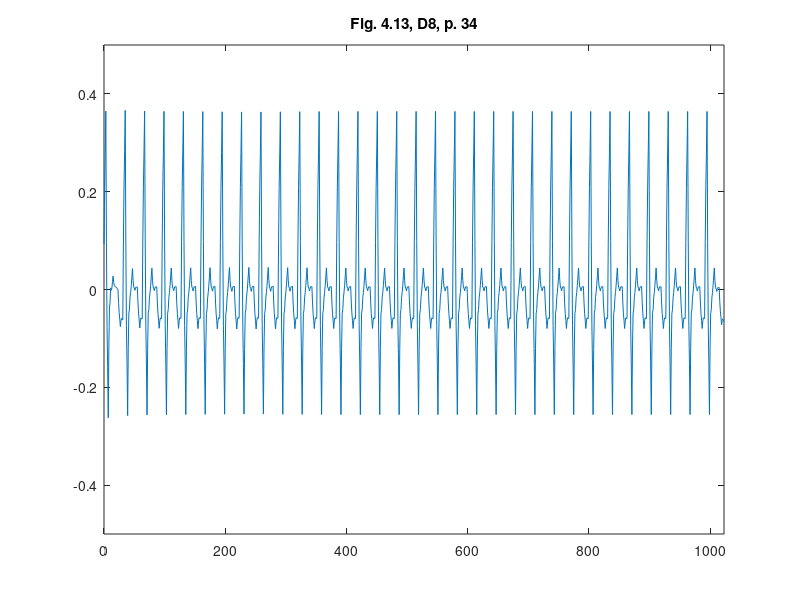

Recreate this plot in MATLAB.
%% ========================================================================
%% Programmatic octave notes on "Ripples in Mathematics" by A. Jensen
%% and A. la Cour-Harbo written with a deep gratitude to the authors for
%% this wonderful text. 
%% 
%% Reconstruction of graphs in Figure 4.13, top, p.34, Ch 04, D8.
%%
%% Author: Vladimir Kulyukin
%% 
%% NB: I have tested this code in Octave 4.
%% =========================================================================
t = [0:1023];

y_fig_4_13_d8_p34 = [
0.09280285019165718
0.20828281937666637
0.2807930370465128
0.36481696493381305
0.09621997557490211
-0.0778925237735648
-0.15752053311158767
-0.2624655852451755
-0.11646308894427196
-0.037701785588960396
-0.026181675179240853
0.0033556585783553732
-0.0016068240676950889
0.0026748912306335786
0.016200804473341376
0.027249742342179334
0.01409092902346043
0.007418563086020936
0.0072326445298608565
0.005308687636139985
0.00446925008725745
0.0033392164557495517
0.0019185867416162922
5.75822013146146E-4
-0.02681048343569158
-0.04721844318045975
-0.06064805722115837
-0.07594751335776762
-0.06379360762069634
-0.05899580802719714
-0.06155411457727
-0.062141358426735085
0.09501558080374009
0.20990509356723808
0.28252717986375897
0.3664747889482481
0.09902427401846856
-0.0742693973598762
-0.15340622518678615
-0.2577723032051666
-0.12050415101419182
-0.04798169567152973
-0.04020493717718038
-0.015079621498935346
-0.005594579455490719
0.008081261277800459
0.025947900700938185
0.04269161899949012
0.018694485812547085
0.005613830880098727
0.0034496542021450515
-0.0016395840082923858
0.0031233573888668244
0.005246415216484137
0.004729589474559554
0.00492011840320591
-0.025813067655600475
-0.04826026925654869
-0.06242148639963874
-0.0788029263867087
-0.06430396607456437
-0.0580793840845443
-0.06012918041664851
-0.05996186375946991
0.095456383404087
0.2092752691142795
0.2814947933711075
0.36486083293501487
0.09875183989559519
-0.07371560038292276
-0.15254148790053895
-0.2564585538584351
-0.12026099650241862
-0.04840195855426821
-0.040881440013983944
-0.01612146715614783
-0.005762071580697569
0.008455947048109955
0.02653258873027474
0.04357531548139632
0.018846823288971193
0.005310895479333016
0.0029675320524817986
-0.0023748699619705322
0.0030104441928399325
0.0055212754634661335
0.005157623849908072
0.005564187603824267
-0.025708809291309337
-0.04849329349395727
-0.06278926500411953
-0.07935972663517465
-0.06438563116663978
-0.05786387429853744
-0.05979445603086772
-0.05946024046105767
0.09553288305656166
0.2090852770872861
0.2811969416311158
0.3644126161747155
0.09868914061031356
-0.07353637147504705
-0.15226392008136633
-0.25604417249584926
-0.12020138388422329
-0.048565395603432926
-0.04113620765347827
-0.016502859406289844
-0.005812904430565324
0.008613171511997501
0.02677536842139863
0.043936474734910434
0.018895906094022252
0.0051632421764062734
0.0027384829820625172
-0.0027162201509701085
0.0029670557296324366
0.005665919128216645
0.005380370044782519
0.005894491875786566
-0.025666262553716904
-0.048632579791889195
-0.0630044598387303
-0.0796792123903886
-0.06442450972180896
-0.057725278794257755
-0.059581519607735015
-0.059145328677336385
0.09557155774040428
0.20894905639459965
0.2809871672852498
0.3641021337427389
0.09865271579491193
-0.07339915684125922
-0.1520534841657745
-0.25573360833159714
-0.12016471439493523
-0.04870240164877307
-0.041346670093110716
-0.016813631877933742
-0.005848381005468499
0.008752347528553563
0.02698855372413244
0.04425063661619577
0.018931926518577377
0.005022705515621009
0.0025229736073266733
-0.0030339216899340554
0.0029313935859743437
0.005809341843780731
0.005599923083485109
0.006217761822428402
-0.025629890415326685
-0.04877844056399553
-0.06322788862357816
-0.08000825406280732
-0.06446121325433951
-0.05757627484333492
-0.05935343882979358
-0.05880959947409626
0.09560900709809195
0.2087969940590944
0.2807543614089112
0.36375943998697985
0.09861435250259376
-0.07324417914059633
-0.15181615494259038
-0.2553841880469137
-0.12012570388422125
-0.0488605921543632
-0.04158885285733964
-0.017170141095994004
-0.005888790056649969
0.008912706178830745
0.02723434761044814
0.044612768979520406
0.0189727444075487
0.004859477685121629
0.0022729688122392006
-0.003402125517777819
0.002888803992329529
0.00597344707786399
0.005851803738825568
0.0065892822579543195
-0.025587271400991728
-0.04894453671817064
-0.06348251369358243
-0.08038361185798792
-0.06450583411153402
-0.05741112969419486
-0.05909949860597046
-0.058434450112146416
0.09565314473362815
0.20863129218367107
0.2804999922379824
0.36338393552326964
0.09856816968301013
-0.07308173988852287
-0.15156579319132937
-0.25501356244349516
-0.12008062909185757
-0.0490216124940727
-0.04183651265014059
-0.01753644839460088
-0.00593571943295512
0.009067786165101576
0.027474068399569215
0.04496857938228704
0.019017865525536845
0.0047082645795106575
0.0020397765442084774
-0.003747938294521716
0.0028422911409015043
0.006115860404107877
0.0060727694950974045
0.006918375000800902
-0.025543290403942737
-0.049080299466147434
-0.0636926521858132
-0.08069635936518756
-0.06455045667577748
-0.057286965180114974
-0.05890588487820002
-0.05814476967007923
0.0956945520288111
0.20851669191969505
0.2803216500025727
0.3631171288267061
0.09852713657826428
-0.0729811992339759
-0.1514078786100144
-0.2547757126582843
-0.12004338673703477
-0.04910980639733905
-0.04197497163919721
-0.017745314524359346
-0.005971373047142322
0.009140067376326916
0.02758900674604836
0.04514366596838179
0.019049323129466403
0.004650695143287036
0.001947782009843706
-0.0038889884732949305
0.0028137250174191273
0.00615649390383635
0.006139318185956738
0.007022436911411771
-0.025519108601460488
-0.049104542324391515
-0.06373386425738133
-0.08076296911180873
-0.06457049744629495
-0.05727972038058813
-0.05889063791468833
-0.05811635356950173
0.09571026018188238
0.20852662586917364
0.2803327434923722
0.3631275239657443
0.09851661694665331
-0.07300721666285323
-0.1514439768627753
-0.2548233432085721
-0.12003691263725313
-0.04906681501459008
-0.041913050340583
-0.017659750789067893
-0.005971941496587095
0.009082780763303083
0.02750441599060264
0.04502388960729897
0.019046337286425914
0.004723777938680168
0.002056211564061739
-0.0037343007654965644
0.002822920619834938
0.00607157672790717
0.006011667558720133
0.0068382857836803675
-0.02553121502876416
-0.04900584255328865
-0.06358559678989315
-0.08054872514077294
-0.06455231237256533
-0.057387382030117555
-0.05905393411342964
-0.058354097612789715
0.0956898964670826
0.20864544735956875
0.2805125550646687
0.36338927794008086
0.09854253193252668
-0.07313199139848807
-0.1516342920529634
-0.25510201453063014
-0.12006425040357616
-0.048933838802649024
-0.04171077972784877
-0.017363797153261754
-0.005939888546404384
0.00894674729383381
0.027296110367452824
0.04471763847527818
0.019013583337595792
0.004864993403668352
0.0022718686734958735
-0.0034175336261886855
0.0028593600629677916
0.00592989440552253
0.0057940694014755306
0.006517385794994448
-0.02556771219813658
-0.048861822051419125
-0.0633649437648532
-0.08022360365103123
-0.06451323327264791
-0.05752970825191859
-0.059273028588843285
-0.05867799775971329
0.09565129599999701
0.20878761815846442
0.280730968715689
0.3637119427473047
0.09858264216669978
-0.07327079145458427
-0.15184835811654743
-0.2554191180035734
-0.12010346526835286
-0.0487972338780312
-0.04150042383260846
-0.017052341029836594
-0.005900125721684816
0.008814706544321631
0.02709215576818275
0.044415004655245276
0.018975013486193536
0.004993290776238874
0.0024698365253812992
-0.003123851505750344
0.002897674958024109
0.0058069140779742024
0.005603865854099936
0.006234752510617009
-0.0256046455648659
-0.048743657068400795
-0.06318228199998768
-0.07995216848736661
-0.06447717864053207
-0.05764217736749142
-0.05944716466824469
-0.058937074008035766
0.09561671829932383
0.20889462515122859
0.28089664654767854
0.3639585081187971
0.09861589435604272
-0.07337202160161142
-0.1520052397541653
-0.2556527737932473
-0.12013521987364591
-0.04870175813029213
-0.041352388563186016
-0.016831738249772694
-0.005869983658676314
0.008724866091472695
0.026952811000674325
0.04420727099598238
0.018946333305800353
0.005077362091333408
0.002600357352581556
-0.0029291156035405773
0.0029245897907294533
0.005728181738712463
0.005481660240408456
0.006052414176860361
-0.025630173822579504
-0.04867050489709229
-0.06306857904667802
-0.07978233896008022
-0.06445346262535065
-0.05771038479667218
-0.059553105474044854
-0.05909526837534477
0.09559428816397686
0.20895758003192041
0.28099460722848596
0.36410497366994204
0.09863654393335015
-0.0734304788687209
-0.1520960947362711
-0.25578854216385677
-0.12015469826266634
-0.048648140850557034
-0.04126886992752893
-0.016706744376952264
-0.005852199694558663
0.008675280211648899
0.026875695341670416
0.04409195044461915
0.018929600496707357
0.005122563548531135
0.00267083960009049
-0.0028235312964319317
0.0029397488197126197
0.0056865504383416445
0.005416873559455144
0.005955459657963772
-0.0256444008396404
-0.048632790525825385
-0.06300970940059118
-0.07969406492492091
-0.06444066982148781
-0.05774496920683034
-0.05960696308094848
-0.05917592962772693
0.09558231333920032
0.20898870514678144
0.2810432457950165
0.36417798156693015
0.09864723144451909
-0.07345888330390271
-0.15214036267833517
-0.2558548976544001
-0.1201646740839525
-0.04862276223021082
-0.04122916209317512
-0.016647073635828114
-0.005843365136133273
0.008652249146223631
0.0268397692112426
0.04403804610326546
0.018921380519689734
0.005142969600220053
0.0027028133448564334
-0.002775419091332816
0.002946967297287351
0.005668156917071003
0.005388149768018144
0.005912310869501921
-0.025651092089939747
-0.04861665817217452
-0.06298438737720241
-0.0796559000301324
-0.0644348499252327
-0.05775938625585235
-0.05962950902199138
-0.05920984880388262
0.09557694304916686
0.20900118664272516
0.2810628819767923
0.36420763871388334
0.09865184913094233
-0.07346991066525482
-0.15215764067470808
-0.2558809435111048
-0.1201689104606787
-0.048613382300601346
-0.041214359030872796
-0.016624652086571906
-0.005839774685225089
0.008644095643805576
0.026826958900520087
0.04401867998945327
0.018918111765159704
0.005149728308408641
0.0027135296192000898
-0.0027591188269517476
0.002949684796762877
0.005662427368149478
0.005379108887208056
0.005898582545712266
-0.02565353958627013
-0.04861210352621424
-0.06297710927412009
-0.07964475199969243
-0.06443287047978684
-0.05776308173654545
-0.05963538576996828
-0.0592188429422122
0.09557518902561808
0.20900389744882106
0.28106728232739675
0.3642144722444074
0.0986532076607313
-0.0734719081455809
-0.1521608751745292
-0.25588598281224634
-0.12017008183998065
-0.04861220575965333
-0.041212354571264445
-0.016621412425104773
-0.0058389359289714084
0.008643507786799402
0.026825918722207662
0.04401692642909243
0.018917427433557232
0.005149635556438444
0.0027135507977360707
-0.0027588557322119865
0.0029500906973941744
0.005663002631200438
0.005379880069206807
0.005899542530858541
-0.025653818950518555
-0.04861323956753701
-0.06297871932019683
-0.07964693858726235
-0.0644328230393793
-0.057761553357980375
-0.0596331295430656
-0.05921565707716282
0.09557524442813027
0.20900191028949547
0.28106434050693285
0.3642102842606913
0.09865296009849694
-0.07346960502752445
-0.15215741111737285
-0.25588098543596033
-0.12016975150829187
-0.048614881090108364
-0.04121637418140989
-0.016627221481027337
-0.0058394245301913944
0.008646434548190194
0.02683035575411743
0.044023384199408676
0.018917981842595636
0.005146409860310157
0.002708668252552255
-0.00276596405121164
0.002949406821511209
0.005666425379792736
0.005385091623632945
0.00590716394875169
-0.025653083561898143
-0.04861689938123679
-0.06298428350926427
-0.07965507456676788
-0.06443366347825616
-0.05775774219961935
-0.05962731073085748
-0.05920712216861122
0.09557612436376912
0.20899791417185345
0.28105824725564177
0.36420134926647996
0.09865199576181785
-0.07346549588064077
-0.15215112566089592
-0.25587174737446466
-0.12016875774699862
-0.048619131427305805
-0.04122286841538626
-0.016636763513408447
-0.0058404852695212416
0.008650765891166506
0.0268369899686548
0.04403314903703152
0.018919063589360442
0.005141973991327705
0.0027018802429333135
-0.002775952387966663
0.002948272763673564
0.005670915578915371
0.005391976057758756
0.00591730809965562
-0.025651935506831793
-0.048621463486915054
-0.06299127584059418
-0.07966537505150557
-0.06443485152712079
-0.05775314589947825
-0.05962025816857795
-0.059196721586004836
0.0955773205943149
0.20899326944838292
0.2810511249761993
0.36419084821127573
0.09865076985478977
-0.073460837248193
-0.1521439730976725
-0.25586119236960253
-0.12016752846053474
-0.04862381735903714
-0.04123005906510977
-0.016647372721899326
-0.0058417356151073355
0.008655450708666794
0.026844186249423068
0.044043774158669224
0.018920313370809478
0.005137279302562334
0.0026946719539277975
-0.0027865935760512635
0.0029470090971726497
0.00567559689212685
0.005399169808811338
0.005927934035371701
-0.02565067562101453
-0.048626140374381094
-0.062998460224728
-0.07967598580420696
-0.06443611934808464
-0.05774849231240923
-0.05961310469718073
-0.059186151435765846
0.09557858203313323
0.20898863193382478
0.2810439982663089
0.36418031866413864
0.09864950539332702
-0.07345623098369784
-0.15213689046693593
-0.25585072385667973
-0.12016627246268291
-0.0486283981458853
-0.041237100906286926
-0.016657780141632245
-0.0058429906015414965
0.00865999396436413
0.026851173556084636
0.04405410426910956
0.01892155825146338
0.005132769034987106
0.0026877366196807403
-0.0027968462696341574
0.002945768518710476
0.005680064756061662
0.005406042442419401
0.005938096655091398
-0.025649446419638757
-0.04863056933999663
-0.06300527210598221
-0.07968605820205475
-0.06443734158497227
-0.057744109434607005
-0.059606361750958986
-0.059176178913597034
0.09557979193450591
0.20898429251383416
0.28103732282438776
0.364170446199299
0.09864830458771298
-0.07345194033388201
-0.15213028856548597
-0.2558409585705567
-0.12016508468722731
-0.048632641917672186
-0.04124363026189142
-0.016667438039413465
-0.005844167598326178
0.008664187127653135
0.026857626138524472
0.04406364979121836
0.01892272174570383
0.005128625209643994
0.0026813601830388725
-0.0028062791831766553
0.0029446171077772833
0.005684156845284286
0.005412340029344355
0.005947413770022697
-0.025648308796469975
-0.04863461044028727
-0.0630114911614292
-0.0796952592661016
-0.0644384661390971
-0.057740120599917226
-0.05960022264856203
-0.0591670955775851
0.09558090257319403
0.2089803556380273
0.28103126361691483
0.3641614808597833
0.09864720773518383
-0.07344805574989229
-0.152124309595445
-0.2558321116316232
-0.1201640017452208
-0.04863647414593736
-0.041249528833773
-0.01667616629571312
-0.005845236263143603
0.008667967461311269
0.026863444877651493
0.04407226003194066
0.018923776616501922
0.005124897146385722
0.0026756216215920634
-0.002814771114763855
0.0029435768150774646
0.0056878337675441044
0.005417999742636067
0.005955788961029506
-0.025647282087319867
-0.048638235583153944
-0.06301707152647272
-0.07970351741310985
-0.0644394781289913
-0.05773654554415927
-0.05959471965861382
-0.05915895214667784
0.09558190126922744
0.2089768315291491
0.2810258386330872
0.36415345245699027
0.09864622376542727
-0.07344458042076499
-0.15211896010158643
-0.2558241952884249
-0.12016303071271128
-0.048639899648518774
-0.04125480209584735
-0.016683970259643556
-0.005846192674921915
0.008671345706097164
0.02686864488341368
0.044079955127022584
0.018924720504370055
0.005121567364729197
0.0026704957081000215
-0.0028223570143144357
0.002942647347951339
0.005691117995872052
0.005423054929447705
0.005963269635723369
-0.02564636468245553
-0.048641472917749305
-0.06302205507015797
-0.07971089252965254
-0.06444038139235354
-0.05773335190219012
-0.059589804059162255
-0.05915167822438566
0.09558279297340656
0.20897368303610514
0.28102099196371005
0.3641462800686739
0.09864534585694619
-0.07344147362471097
-0.15211417837629762
-0.2558171197314749
-0.12016216382447228
-0.04864296319088236
-0.041259517830705195
-0.016690948639056957
-0.005847046169276277
0.00867436966501512
0.02687329886381723
0.044086841326444026
0.018925563548845174
0.005118584634028769
0.002665904581994823
-0.0028291506809432973
0.0029418172482673244
0.005694063361231391
0.005427587657948905
0.005969976027503893
-0.025645544434336757
-0.048644379194531275
-0.06302652825307967
-0.07971751128681692
-0.06444118918488875
-0.057730480678261406
-0.05958538576693489
-0.059145141610070465
0.09558359153800891
0.20897084865947405
0.281016629754325
0.3641398259644178
0.09864455922443648
-0.07343867190149325
-0.15210986741337135
-0.2558107424313818
-0.12016138577285367
-0.04864573040025614
-0.041263776313589254
-0.016697248759738395
-0.005847812841897913
0.008677106702315258
0.026877509872901117
0.04409307017400659
0.018926322309746592
0.005115879691763247
0.0026617423200565593
-0.002835307871391281
0.002941069287353035
0.0056967406916824306
0.0054317063415969076
0.005976067658978906
-0.02564480369457599
-0.04864702692959418
-0.06303060204607566
-0.07972353696576705
-0.06444191972675016
-0.05772785791700595
-0.05958135153653444
-0.059139175597680414
0.0955843155704237
0.20896825291563875
0.2810126364379648
0.36413392002259687
0.09864384476685219
-0.07343609841529725
-0.15210590952385142
-0.25580489008640983
-0.12016067709170578
-0.04864827952455603
-0.04126769738496071
-0.01670304709241035
-0.00584851259081017
0.008679636365112289
0.026881399775357025
0.04409882115926281
0.018927017037066812
0.005113371657011534
0.002657885019096973
-0.0028410110812786896
0.002940382831041054
0.005699232144070205
0.005435536857808764
0.005981729956014287
-0.02564412148232232
-0.04864949956823435
-0.0630344043017218
-0.0797291579083654
-0.0644425943474512
-0.05772539889446769
-0.05957757154941491
-0.059133588940197074
0.09558498674843073
0.20896580980879056
0.2810088802408824
0.36412836810663607
0.09864318048268497
-0.07343366586608617
-0.15210217093967734
-0.2557993656242836
-0.12016001542364385
-0.048650699144260894
-0.04127141678613479
-0.016708543628227386
-0.0058491680814141064
0.008682048583773659
0.02688510636733591
0.04410429728849432
0.018927670764994957
0.00511096928824894
0.0026541928582562825
-0.0028464663140920212
0.002939734544768692
0.005701630373183832
0.0054392211711534
0.00598717205969624
-0.02564347407664422
-0.04865189112660066
-0.06303807909017312
-0.07973458637439827
-0.06444323706775322
-0.05772300810223438
-0.0595738994778418
-0.05912816607981445
0.0955856295008522
0.2089634224017664
0.2810052126229282
0.3641229513804603
0.09864254163755094
-0.07343127573168057
-0.1520985007272342
-0.2557939467170578
-0.12015937560092046
-0.0486530892928521
-0.041275087792852785
-0.01671396416653833
-0.005849804798326072
0.00868444508160262
0.02688878547324775
0.044109728076129326
0.018928309439964784
0.005108569254975387
0.0026505075211611393
-0.0028519067783075794
0.0029390981489420256
0.005704040514606341
0.005442920318685369
0.005992631142387228
-0.02564283470495788
-0.048654308455042934
-0.06304179010786795
-0.07974006347868616
-0.0644438750141656
-0.05772057676069241
-0.05957016871826665
-0.05912266166699004
0.09558627148065886
0.20896098008251146
0.2810014641385678
0.36411742028143684
0.09864190019975377
-0.07342881533918769
-0.15209472633538748
-0.25578837927800174
-0.12015872903002789
-0.04865556460192082
-0.041278885993680584
-0.016719567296561176
-0.005850451742232194
0.0086869426884255
0.026892615995411907
0.044115376939873885
0.01892896266126841
0.005106052635353832
0.0026466468621301575
-0.002857600698789673
0.002938443605329433
0.005706583829975371
0.005446819975148141
0.005998380573174647
-0.02564217269264677
-0.04865687504599939
-0.0630457264868832
-0.07974586771379429
-0.06444453933499908
-0.05771797889366197
-0.05956618638978299
-0.05911679174177782
0.09558694451080824
0.20895835450145228
0.28099743823015444
0.3641114854020435
0.09864122383518827
-0.0734261537109593
-0.15209064723639917
-0.2557823681059254
-0.12015804266402373
-0.048658258567078276
-0.04128301581508913
-0.016725653994702796
-0.005851142511080597
0.008689677670433466
0.026896806549839388
0.04412155097444198
0.01892966477718781
0.00510328050070938
0.0026423981450067044
-0.002863861271942208
0.0029377359726802826
0.005709402156707824
0.005451137280140418
0.006004739984381402
-0.025641452312030473
-0.0486597355415697
-0.06305010970423632
-0.07975232513374059
-0.06444526639465745
-0.05771506681935369
-0.059561726407829335
-0.059110223509774795
0.09558768577602618
0.2089553950348277
0.2809929042666298
0.36410480721868316
0.09864047467721257
-0.07342313706308745
-0.1520860280022169
-0.2557755666525048
-0.1201572777851747
-0.04866132804363671
-0.04128771742789089
-0.01673257782659446
-0.005851916550760295
0.008692810149298374
0.026901602273581543
0.044128611026428954
0.018930456111299346
0.0051000895397623845
0.0026375113118180735
-0.002871056622519819
0.0029369341524249602
0.005712662160118058
0.005456127400559477
0.006012085000724944
-0.02564063156562691
-0.048663059899783284
-0.06305520000174418
-0.07975981886596965
-0.06444609901252034
-0.05771166716145812
-0.059556523312783036
-0.05910256617223428
0.09558853900909284
0.20895192493001385
0.28098759159052883
0.3640969872518897
0.0986396081247887
-0.07341958518942295
-0.1520805926907452
-0.2557675686551631
-0.12015638887283926
-0.04866495667311186
-0.041293272055980934
-0.016740752855205848
-0.005852820295258236
0.008696527220004208
0.02690728969058147
0.04413697898072689
0.018508052069880945
0.004363056758806062
0.001701993047502246
-0.004036180861894478
0.0016659940080567782
0.004302736661451362
0.0038740470982892763
0.004266737622005895
-0.02393154160076555
-0.04446889356914285
-0.057345318283126015
-0.07227448226819766
-0.06291995887960514
-0.06007222991203576
-0.06373129536548956
-0.06564687050851485
];

figure;
plot(t, y_fig_4_13_d8_p34);
xlim([0 1023]);
ylim([-0.5 0.5]);
title('Fig. 4.13, D8, p. 34');
